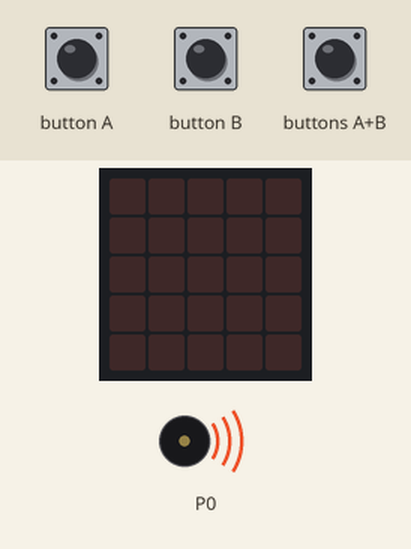
Recording of a program running on a simulated BBC micro:bit (MakeCode). Parts: the board's 5×5 LED display, buzzer (waves = sounding). Inputs (shaded band) come from the test bench. What the program prints to the serial console is not drawn.

Above: at 1.2 s.
1.3 s: buttons A+B pressed for 0.15 s
At 2.5 s:
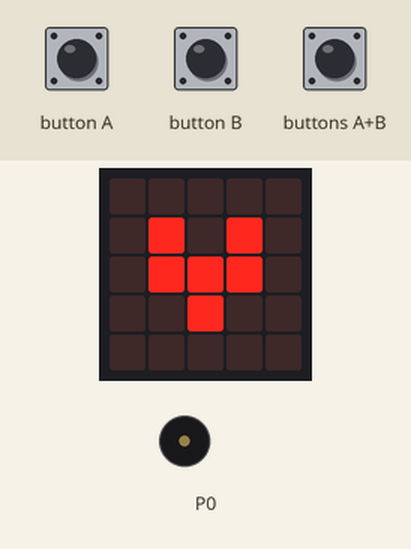
At 3.1 s:
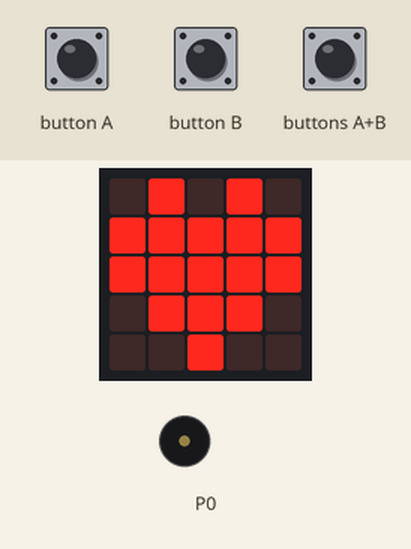
4.3 s: buttons A+B pressed for 1 s
At 6.3 s:
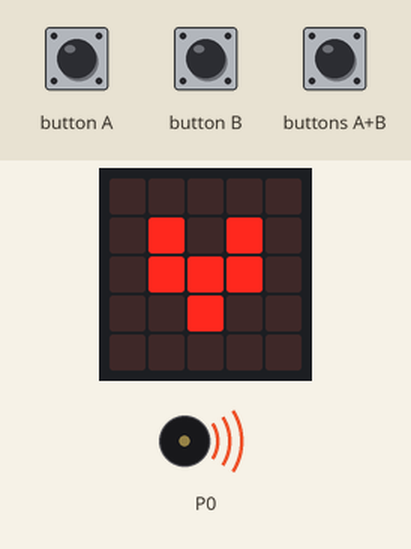
8.3 s: button A pressed for 0.15 s
11.3 s: button B pressed for 0.15 s
Timing chart, 0 to 15.1 s (numbered marks = the images above; inputs shaded):
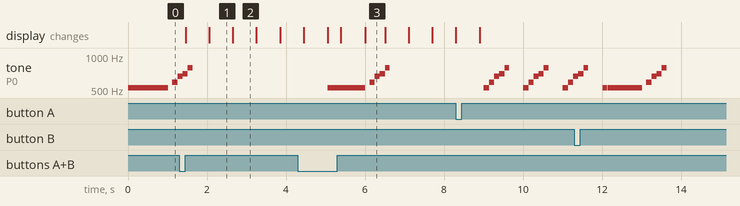

Measured:
- after the input at 1.3 s, the display: first changes after 0.16 s (image 1 shows a later state)
- by itself, tone on P0: plays 698 Hz for 0.13 s, 784 Hz for 0.13 s, 523 Hz for 0.13 s, 523 Hz for 0.01 s, 523 Hz for 0.01 s, 523 Hz for 0.01 s … (46 notes in this stretch)
- what the display in image 1 shows lasts 0.6 s, from 2.1 s to 2.7 s
- what the display in image 3 shows lasts 0.5 s, from 6.0 s to 6.5 s

The program:

main.ts
```typescript
let 自动投喂时间长度s = 0
let 开始计时时刻 = 0
let 触发事件时刻 = 0
input.onButtonPressed(Button.A, function () {
    // 增加间隔时间
    自动投喂时间长度s += 1
})
input.onButtonPressed(Button.AB, function () {
    for (let index = 0; index < 3; index++) {
        basic.showIcon(IconNames.Heart)
        basic.showIcon(IconNames.SmallHeart)
    }
    basic.clearScreen()
    // 记录开始时刻
    开始计时时刻 = Math.idiv(input.runningTime(), 1000)
    // 记录第一次触发的时刻
    触发事件时刻 = 开始计时时刻 + 自动投喂时间长度s
})
input.onButtonPressed(Button.B, function () {
    // 减少间隔时间
    自动投喂时间长度s += -1
})
// 控制台显示各个变量
basic.forever(function () {
    serial.writeValue("时长", 自动投喂时间长度s)
    serial.writeValue("触发时刻", 触发事件时刻)
    serial.writeValue("运行时间", input.runningTime() / 1000)
})
basic.forever(function () {
    if (Math.idiv(input.runningTime(), 1000) == 触发事件时刻) {
        music.startMelody(music.builtInMelody(Melodies.JumpUp), MelodyOptions.Once)
        // 自动记录开始时刻
        开始计时时刻 = Math.idiv(input.runningTime(), 1000)
        // 自动记录下一次触发时刻
        触发事件时刻 = 开始计时时刻 + 自动投喂时间长度s
    }
})
```

test.ts
```typescript
// 在此处测试；当此软件包作为插件使用时，将不会编译此软件包。
```
